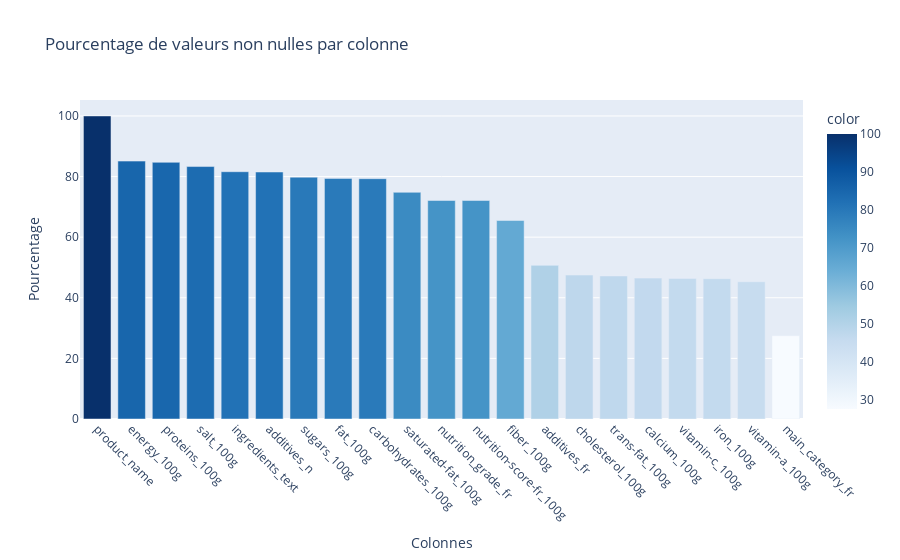

This figure's notebook cell:
### Code cell
valeurNullesGraph(df_2)

### Figure 1 — Plotly figure (JSON) as saved in the notebook; plotly's stock layout.template omitted (floating-point values rounded to 4 significant figures)
{"data": [{"alignmentgroup": "True", "hovertemplate": "Colonnes=%{x}<br>Pourcentage=%{y}<br>color=%{marker.color}<extra></extra>", "legendgroup": "", "marker": {"color": [100, 85.1, 84.7, 83.3, 81.6, 81.5, 79.8, 79.4, 79.3, 74.8, 72.1, 72.1, 65.5, 50.7, 47.5, 47.2, 46.5, 46.4, 46.3, 45.3, 27.5], "coloraxis": "coloraxis", "pattern": {"shape": ""}}, "name": "", "offsetgroup": "", "orientation": "v", "showlegend": false, "textposition": "auto", "type": "bar", "x": ["product_name", "energy_100g", "proteins_100g", "salt_100g", "ingredients_text", "additives_n", "sugars_100g", "fat_100g", "carbohydrates_100g", "saturated-fat_100g", "nutrition_grade_fr", "nutrition-score-fr_100g", "fiber_100g", "additives_fr", "cholesterol_100g", "trans-fat_100g", "calcium_100g", "vitamin-c_100g", "iron_100g", "vitamin-a_100g", "main_category_fr"], "xaxis": "x", "y": [100, 85.1, 84.7, 83.3, 81.6, 81.5, 79.8, 79.4, 79.3, 74.8, 72.1, 72.1, 65.5, 50.7, 47.5, 47.2, 46.5, 46.4, 46.3, 45.3, 27.5], "yaxis": "y"}], "layout": {"barmode": "relative", "coloraxis": {"colorbar": {"title": {"text": "color"}}, "colorscale": [[0, "rgb(247,251,255)"], [0.125, "rgb(222,235,247)"], [0.25, "rgb(198,219,239)"], [0.375, "rgb(158,202,225)"], [0.5, "rgb(107,174,214)"], [0.625, "rgb(66,146,198)"], [0.75, "rgb(33,113,181)"], [0.875, "rgb(8,81,156)"], [1, "rgb(8,48,107)"]]}, "legend": {"tracegroupgap": 0}, "title": {"text": "Pourcentage de valeurs non nulles par colonne"}, "xaxis": {"anchor": "y", "domain": [0, 1], "tickangle": 45, "tickmode": "array", "title": {"text": "Colonnes"}}, "yaxis": {"anchor": "x", "domain": [0, 1], "title": {"text": "Pourcentage"}}}}
